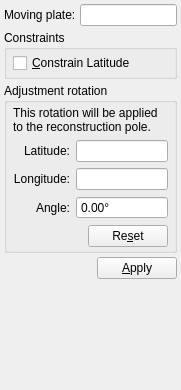
<ui version="4.0" >
 <class>ReconstructionPoleWidget</class>
 <widget class="QWidget" name="ReconstructionPoleWidget" >
  <property name="geometry" >
   <rect>
    <x>0</x>
    <y>0</y>
    <width>181</width>
    <height>390</height>
   </rect>
  </property>
  <property name="windowTitle" >
   <string>Form</string>
  </property>
  <layout class="QVBoxLayout" >
   <property name="spacing" >
    <number>4</number>
   </property>
   <property name="leftMargin" >
    <number>4</number>
   </property>
   <property name="topMargin" >
    <number>4</number>
   </property>
   <property name="rightMargin" >
    <number>4</number>
   </property>
   <property name="bottomMargin" >
    <number>4</number>
   </property>
   <item>
    <layout class="QGridLayout" >
     <item row="0" column="1" >
      <widget class="QLineEdit" name="field_moving_plate" >
       <property name="readOnly" >
        <bool>true</bool>
       </property>
      </widget>
     </item>
     <item row="0" column="0" >
      <widget class="QLabel" name="label_moving_plate" >
       <property name="text" >
        <string>Moving plate:</string>
       </property>
      </widget>
     </item>
    </layout>
   </item>
   <item>
    <widget class="QGroupBox" name="groupbox_constraints" >
     <property name="sizePolicy" >
      <sizepolicy vsizetype="Minimum" hsizetype="Preferred" >
       <horstretch>0</horstretch>
       <verstretch>0</verstretch>
      </sizepolicy>
     </property>
     <property name="title" >
      <string>Constraints</string>
     </property>
     <layout class="QVBoxLayout" >
      <property name="leftMargin" >
       <number>6</number>
      </property>
      <property name="topMargin" >
       <number>3</number>
      </property>
      <property name="rightMargin" >
       <number>6</number>
      </property>
      <property name="bottomMargin" >
       <number>3</number>
      </property>
      <item>
       <layout class="QVBoxLayout" >
        <property name="topMargin" >
         <number>0</number>
        </property>
        <item>
         <widget class="QCheckBox" name="checkbox_constrain_latitude" >
          <property name="text" >
           <string>&amp;Constrain Latitude</string>
          </property>
         </widget>
        </item>
       </layout>
      </item>
     </layout>
    </widget>
   </item>
   <item>
    <widget class="QGroupBox" name="groupbox_adjustment" >
     <property name="title" >
      <string>Adjustment rotation</string>
     </property>
     <layout class="QVBoxLayout" >
      <property name="leftMargin" >
       <number>6</number>
      </property>
      <property name="topMargin" >
       <number>3</number>
      </property>
      <property name="rightMargin" >
       <number>6</number>
      </property>
      <property name="bottomMargin" >
       <number>3</number>
      </property>
      <item>
       <widget class="QLabel" name="label_adjustment_descr" >
        <property name="text" >
         <string>This rotation will be applied to the reconstruction pole.</string>
        </property>
        <property name="wordWrap" >
         <bool>true</bool>
        </property>
       </widget>
      </item>
      <item>
       <layout class="QGridLayout" >
        <item row="0" column="0" >
         <widget class="QLabel" name="label_adjustment_lat" >
          <property name="text" >
           <string>Latitude:</string>
          </property>
          <property name="alignment" >
           <set>Qt::AlignRight|Qt::AlignTrailing|Qt::AlignVCenter</set>
          </property>
         </widget>
        </item>
        <item row="2" column="0" >
         <widget class="QLabel" name="label_adjustment_angle" >
          <property name="text" >
           <string>Angle:</string>
          </property>
          <property name="alignment" >
           <set>Qt::AlignRight|Qt::AlignTrailing|Qt::AlignVCenter</set>
          </property>
          <property name="buddy" >
           <cstring>spinbox_adjustment_angle</cstring>
          </property>
         </widget>
        </item>
        <item row="2" column="1" >
         <widget class="QDoubleSpinBox" name="spinbox_adjustment_angle" >
          <property name="readOnly" >
           <bool>true</bool>
          </property>
          <property name="buttonSymbols" >
           <enum>QAbstractSpinBox::NoButtons</enum>
          </property>
          <property name="suffix" >
           <string>°</string>
          </property>
          <property name="minimum" >
           <double>-360.000000000000000</double>
          </property>
          <property name="maximum" >
           <double>360.000000000000000</double>
          </property>
         </widget>
        </item>
        <item row="1" column="0" >
         <widget class="QLabel" name="label_adjustment_lon" >
          <property name="text" >
           <string>Longitude:</string>
          </property>
          <property name="alignment" >
           <set>Qt::AlignRight|Qt::AlignTrailing|Qt::AlignVCenter</set>
          </property>
         </widget>
        </item>
        <item row="1" column="1" >
         <widget class="QLineEdit" name="field_adjustment_lon" >
          <property name="readOnly" >
           <bool>true</bool>
          </property>
         </widget>
        </item>
        <item row="0" column="1" >
         <widget class="QLineEdit" name="field_adjustment_lat" >
          <property name="readOnly" >
           <bool>true</bool>
          </property>
         </widget>
        </item>
       </layout>
      </item>
      <item>
       <layout class="QHBoxLayout" >
        <property name="topMargin" >
         <number>0</number>
        </property>
        <property name="bottomMargin" >
         <number>0</number>
        </property>
        <item>
         <spacer>
          <property name="orientation" >
           <enum>Qt::Horizontal</enum>
          </property>
          <property name="sizeHint" >
           <size>
            <width>40</width>
            <height>20</height>
           </size>
          </property>
         </spacer>
        </item>
        <item>
         <widget class="QPushButton" name="button_reset_adjustment" >
          <property name="text" >
           <string>Re&amp;set</string>
          </property>
         </widget>
        </item>
       </layout>
      </item>
     </layout>
    </widget>
   </item>
   <item>
    <layout class="QHBoxLayout" >
     <property name="topMargin" >
      <number>0</number>
     </property>
     <property name="bottomMargin" >
      <number>0</number>
     </property>
     <item>
      <spacer>
       <property name="orientation" >
        <enum>Qt::Horizontal</enum>
       </property>
       <property name="sizeHint" >
        <size>
         <width>40</width>
         <height>20</height>
        </size>
       </property>
      </spacer>
     </item>
     <item>
      <widget class="QPushButton" name="button_apply" >
       <property name="text" >
        <string>&amp;Apply</string>
       </property>
      </widget>
     </item>
    </layout>
   </item>
   <item>
    <spacer>
     <property name="orientation" >
      <enum>Qt::Vertical</enum>
     </property>
     <property name="sizeHint" >
      <size>
       <width>20</width>
       <height>40</height>
      </size>
     </property>
    </spacer>
   </item>
  </layout>
 </widget>
 <resources/>
 <connections/>
</ui>
